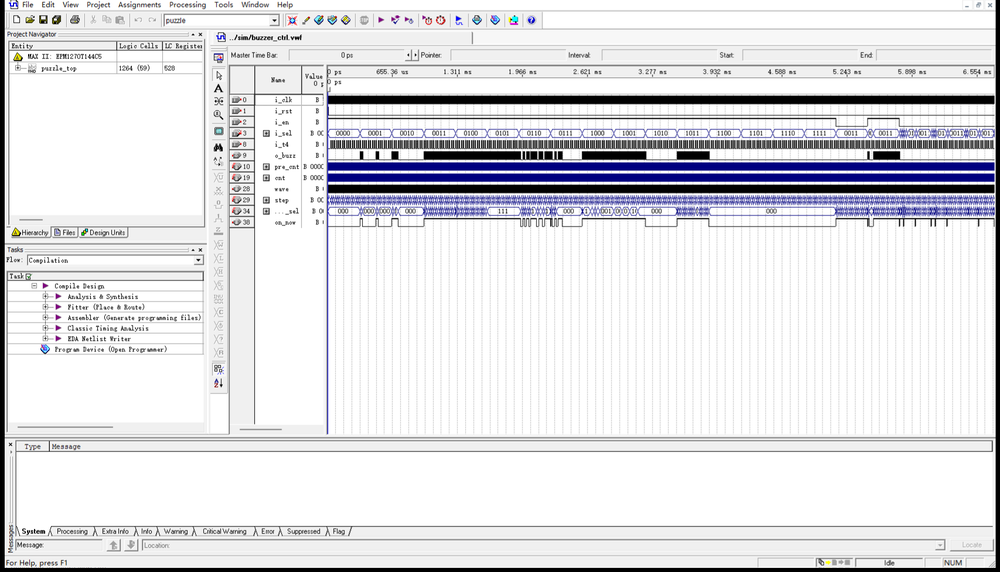
#> input picture docs/图/GUI-buzzer_ctrl.png, 1000 x 572 px, shrunk from 1707 x 977 before the run; its folder holds only this picture in this run
$ python gen_wave_figures.py
#> lines starting #> are read from the running program, lines starting #| are printed output that depends on the picture
# -*- coding: utf-8 -*-
"""gen_wave_figures.py —— 把 docs/图/GUI-*.png（Quartus 现场截图）裁成报告用图

【为什么要裁】
    这 12 张是 Quartus 波形窗口的**整窗截图**，最上面有
    「/sim/<模块>.vwf」标题栏和「Master Time Bar / Pointer / Interval / Start / End」读数行 ——
    那是窗口装饰，不是数据。裁掉它们有两个好处：
      · 报告里不再出现 Windows 窗口边框（观感上像"图"而不是"截图"）；
      · 同样的 100% 版心宽度下，信号名与时间刻度放大约 10%。

【怎么做】
    从 `docs/图/GUI-*.png`（原件，保留不动）读入 → 裁掉顶部窗口装饰 → 写
    `docs/report/GUI-*.png`（报告用）。裁剪高度是**检测**出来的：标题栏是一段
    连续深蓝色带，它结束后的 26px 是读数行。
    两张编译截图（GUI-编译-*.png）早已裁成只剩数据区，本脚本跳过。

【用法】
    python scripts/gen_wave_figures.py           # 裁完写盘
    python scripts/gen_wave_figures.py --check   # 只报告将要裁多少
"""
from __future__ import annotations

import argparse
import os
import shutil
import sys

try:
    from PIL import Image
except ImportError:  # Pillow 只在 bundled 解释器里
    sys.stderr.write(
        '需要 Pillow：请用 bundled 解释器运行本脚本\n'
        '  C:\\Users\\<你>\\.dsh\\dsh-runtimes\\dsh-primary-runtime\\dependencies\\python\\python.exe '
        'scripts/gen_wave_figures.py\n')
    raise SystemExit(2)

if hasattr(sys.stdout, "reconfigure"):
    sys.stdout.reconfigure(encoding="utf-8", errors="replace")

ROOT = os.path.dirname(os.path.dirname(os.path.abspath(__file__)))
SRC = os.path.join(ROOT, "docs", "图")
DST = os.path.join(ROOT, "docs", "report")
SKIP = ("GUI-编译-",)
READOUT_H = 26          # 标题栏之后的读数行高度


CROP_TOP = 72        # 窗口标题栏 + Master Time Bar/Pointer/Interval 读数行（只留时间刻度与波形）
CROP_LEFT = 86       # 左侧工具栏 + 信号序号列（序号对读图无用，名字那一列保留）


def content_bottom(im):
    """最后一行含深色像素（波形/文字）的 y，再留 8px。"""
    w, h = im.size
    for y in range(h - 1, CROP_TOP, -1):
        xs = list(range(CROP_LEFT, w, 4))
        # 只认"深色"像素：Quartus 的浅灰网格线（约 #c8c8c8）不算内容，
        # 否则每张图都会被判成"到底都有内容"，底部的空白区就裁不掉。
        dark = sum(1 for x in xs
                   if all(c < 120 for c in im.getpixel((x, y))[:3]))
        frac = dark / float(len(xs))
        if 0.02 < frac < 0.60:
            return min(h, y + 8)
    return h


def main():
    ap = argparse.ArgumentParser(description="裁掉 Quartus 截图顶部的窗口装饰")
    ap.add_argument("--check", action="store_true", help="只报告，不写盘")
    args = ap.parse_args()

    names = sorted(f for f in os.listdir(SRC)
                   if f.startswith("GUI-") and f.endswith(".png")
                   and not f.startswith(SKIP))
    if not names:
        print("没找到 GUI-*.png 源图（docs/图/）")
        return 1
    n_ok = 0
    for name in names:
        src = os.path.join(SRC, name)
        dst = os.path.join(DST, name)
        im = Image.open(src).convert("RGB")
        w, h = im.size
#> w = 1000; h = 572
        bottom = content_bottom(im)
#> the loop in content_bottom, `for y in range(h - 1, CROP_TOP, -1):` made 38 passes
#> (dark, frac) on passes 1 to 12: (229, 1), (229, 1), (229, 1), (229, 1), (1, 0.00437), (1, 0.00437), (1, 0.00437), (2, 0.00873), (2, 0.00873), (1, 0.00437), (2, 0.00873), (1, 0.00437)
#> bottom = 542
        box = (CROP_LEFT, CROP_TOP, w, bottom)
#> box = (86, 72, 1000, 542)
        print("  %-26s %4dx%-4d → %4dx%-4d  裁掉 标题栏%d/工具栏%d/底部%d px"
              % (name, w, h, box[2] - box[0], box[3] - box[1],
                 CROP_TOP, CROP_LEFT, h - bottom))
#|   GUI-buzzer_ctrl.png        1000x572  →  914x470   裁掉 标题栏72/工具栏86/底部30 px
        if args.check:
            continue
        im.crop(box).save(dst, optimize=True)
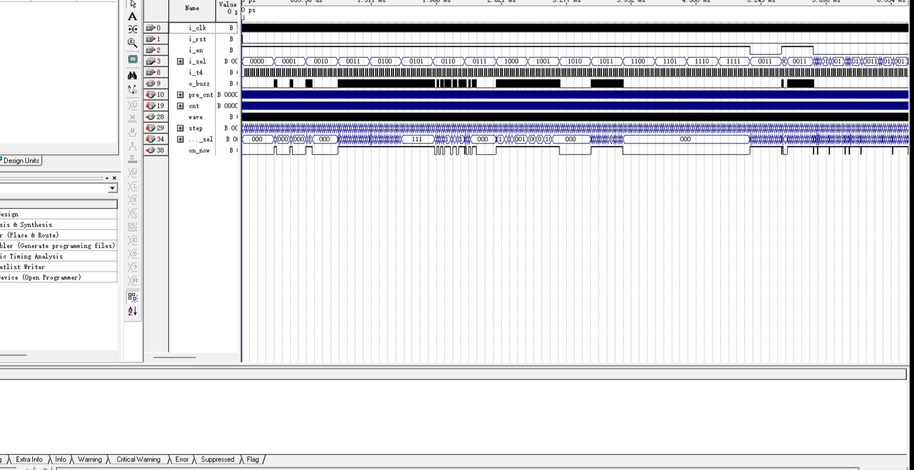
#> saved as GUI-buzzer_ctrl.png: PIL image 914x470 RGB; mean R, G, B 224, 224, 229
        n_ok += 1
    print("\n%s：%d 张%s" % ("将处理" if args.check else "已写出", len(names) if args.check else n_ok,
                        "" if args.check else "（%s）" % os.path.relpath(DST, ROOT)))
    return 0


if __name__ == "__main__":
    sys.exit(main())
#> (the program exits here)

$ run again, on docs/图/GUI-game_fsm.png
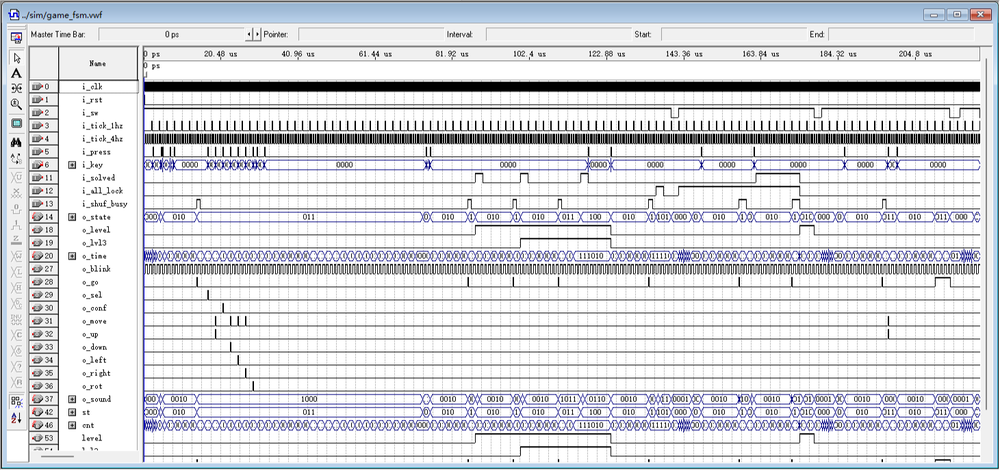
#> input picture docs/图/GUI-game_fsm.png, 1000 x 470 px, shrunk from 1461 x 686 before the run
#> the loop in content_bottom, `for y in range(h - 1, CROP_TOP, -1):` made 10 passes
#> (dark, frac) on passes 1 to 8: (0, 0), (229, 1), (1, 0.00437), (1, 0.00437), (1, 0.00437), (1, 0.00437), (1, 0.00437), (1, 0.00437)
#> bottom = 468
#> box = (86, 72, 1000, 468)
#|   GUI-game_fsm.png           1000x470  →  914x396   裁掉 标题栏72/工具栏86/底部2 px
#> in main, `im.crop(box).save(dst, optimize=True)`:
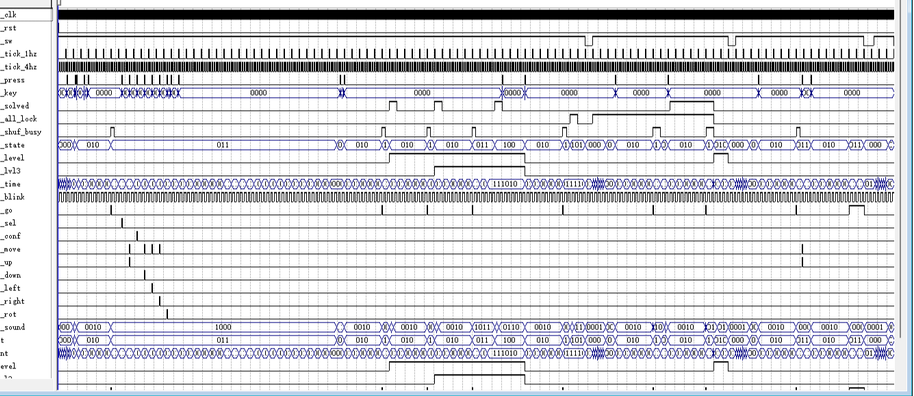
#> saved as GUI-game_fsm.png: PIL image 914x396 RGB; mean R, G, B 215.1, 215.8, 220

$ run again, on docs/图/GUI-keypad_scan.png
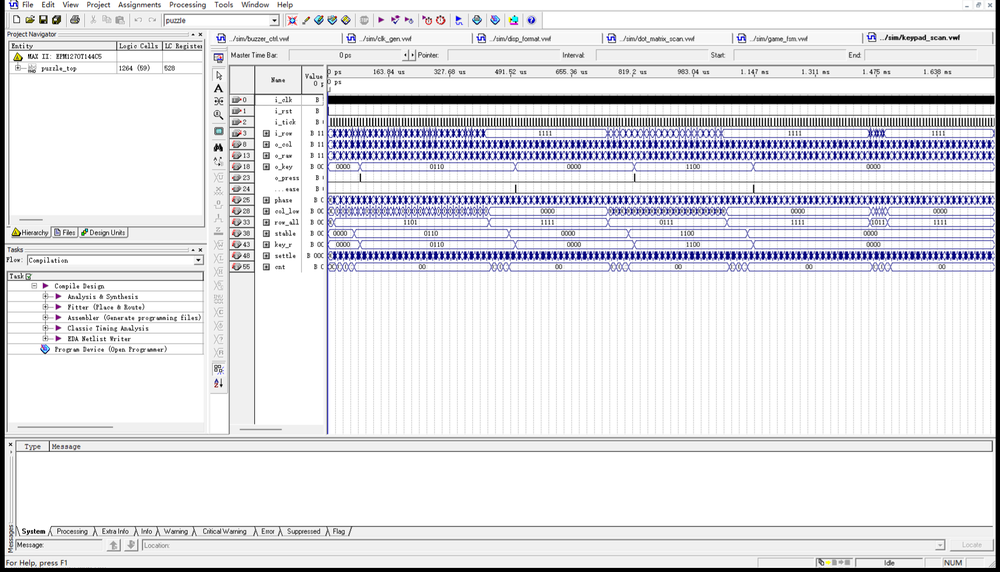
#> input picture docs/图/GUI-keypad_scan.png, 1000 x 572 px, shrunk from 1707 x 977 before the run
#> the loop in content_bottom, `for y in range(h - 1, CROP_TOP, -1):` made 38 passes
#> (dark, frac) on passes 1 to 8: (229, 1), (229, 1), (229, 1), (229, 1), (1, 0.00437), (1, 0.00437), (1, 0.00437), (2, 0.00873)
#> bottom = 542
#> box = (86, 72, 1000, 542)
#|   GUI-keypad_scan.png        1000x572  →  914x470   裁掉 标题栏72/工具栏86/底部30 px
#> in main, `im.crop(box).save(dst, optimize=True)`:
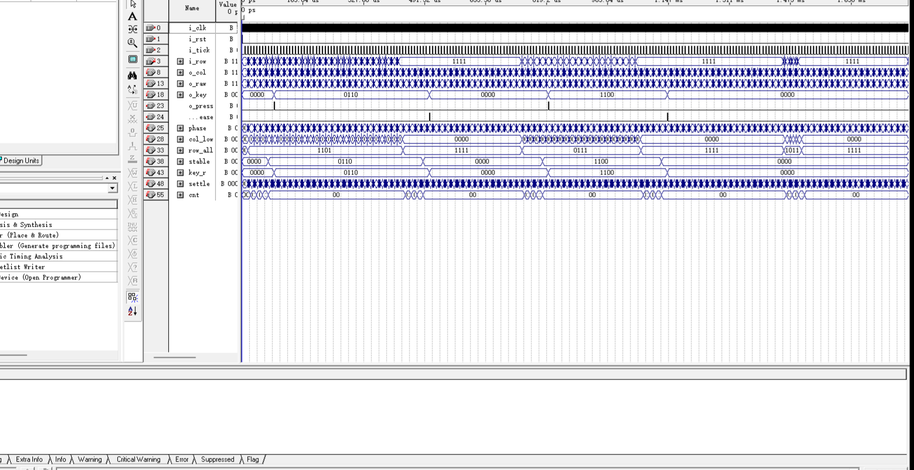
#> saved as GUI-keypad_scan.png: PIL image 914x470 RGB; mean R, G, B 227.9, 227.9, 233.6

$ run again, on docs/图/GUI-pattern_rom.png
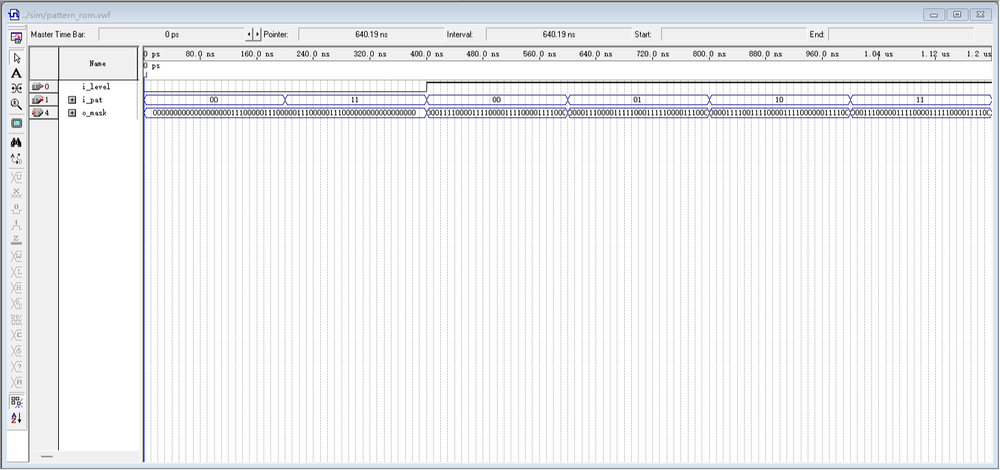
#> input picture docs/图/GUI-pattern_rom.png, 1000 x 470 px, shrunk from 1461 x 686 before the run
#> bottom = 122
#> box = (86, 72, 1000, 122)
#|   GUI-pattern_rom.png        1000x470  →  914x50    裁掉 标题栏72/工具栏86/底部348 px
#> in main, `im.crop(box).save(dst, optimize=True)`:
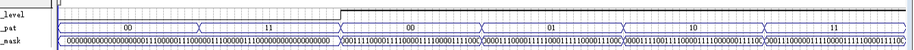
#> saved as GUI-pattern_rom.png: PIL image 914x50 RGB; mean R, G, B 219.4, 219.5, 227

$ run again, on docs/图/GUI-clk_gen.png
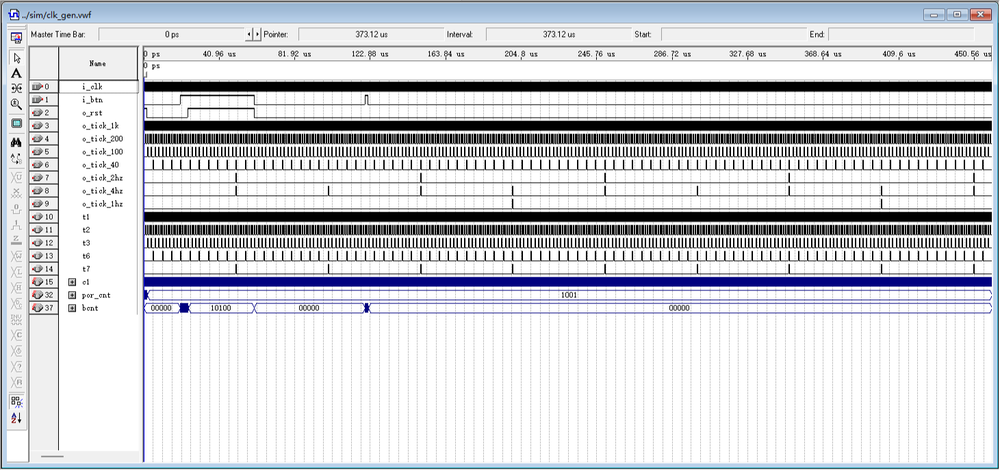
#> input picture docs/图/GUI-clk_gen.png, 1000 x 470 px, shrunk from 1461 x 686 before the run
#> the loop in content_bottom, `for y in range(h - 1, CROP_TOP, -1):` made 161 passes
#> (dark, frac) on passes 1 to 3: (0, 0), (229, 1), (1, 0.00437)
#> bottom = 317
#> box = (86, 72, 1000, 317)
#|   GUI-clk_gen.png            1000x470  →  914x245   裁掉 标题栏72/工具栏86/底部153 px
#> in main, `im.crop(box).save(dst, optimize=True)`:
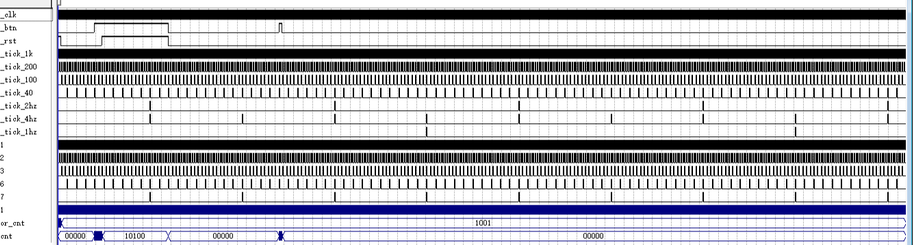
#> saved as GUI-clk_gen.png: PIL image 914x245 RGB; mean R, G, B 177.4, 177.6, 184.1
